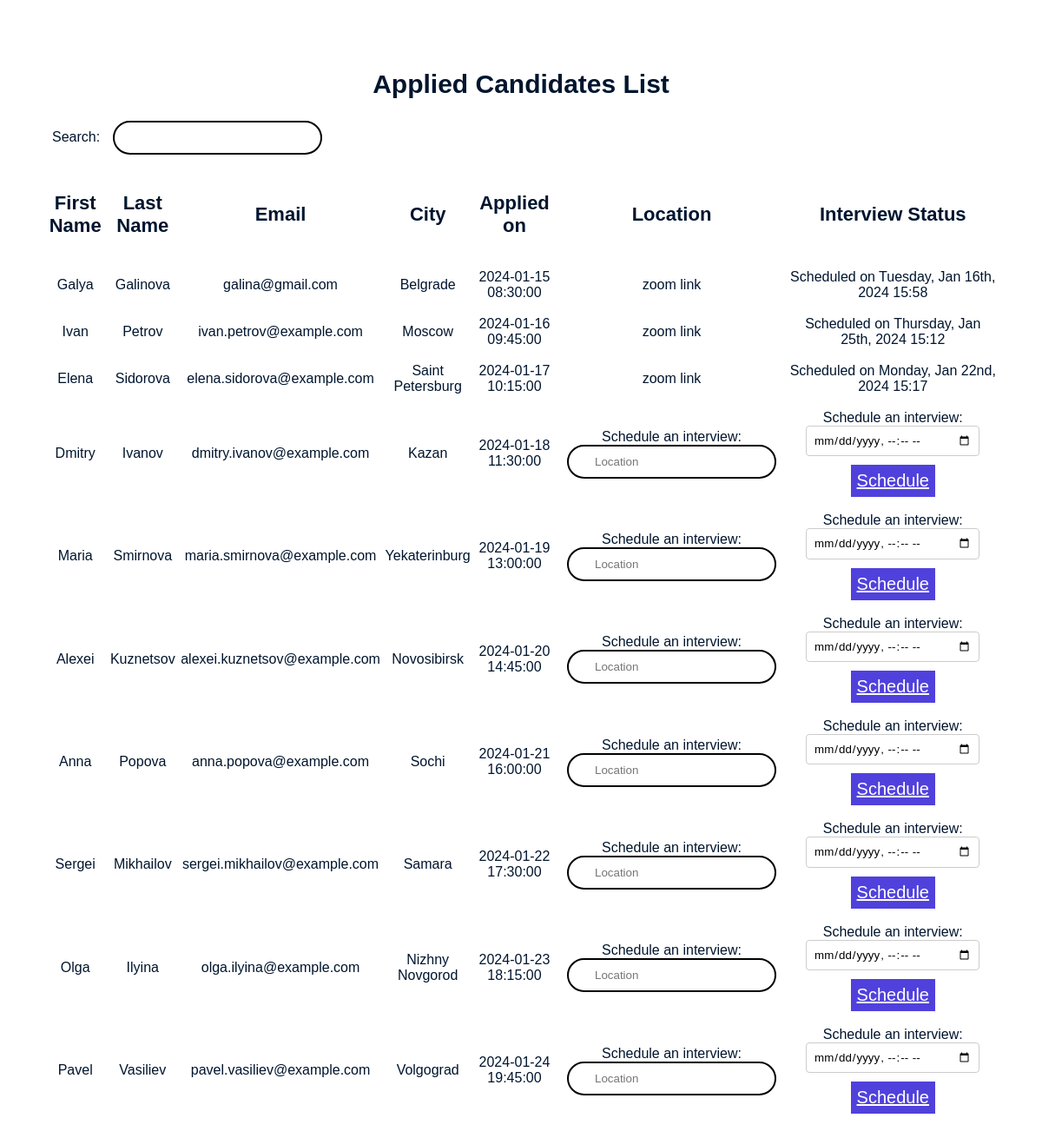
The page /src/includes/applications.php?job_id=2 on the database its author committed.
### tables this page shows
CREATE TABLE `application` (
  `ApplicationID` int(11) NOT NULL,
  `CandidateID` int(11) DEFAULT NULL,
  `JobID` int(11) DEFAULT NULL,
  `ApplicationDateTime` datetime DEFAULT NULL
);

CREATE TABLE `candidate` (
  `CandidateID` int(11) NOT NULL,
  `FirstName` varchar(50) NOT NULL,
  `LastName` varchar(50) NOT NULL,
  `Email` varchar(100) NOT NULL,
  `Username` varchar(50) NOT NULL,
  `HashedPassword` varchar(255) NOT NULL,
  `Gender` enum('Male','Female','Other') DEFAULT NULL,
  `YearOfBirth` int(11) DEFAULT NULL,
  `City` varchar(50) DEFAULT NULL,
  `Address` varchar(255) DEFAULT NULL,
  `ProfilePicture` varchar(255) DEFAULT NULL
);

CREATE TABLE `interview` (
  `InterviewID` int(11) NOT NULL,
  `CandidateID` int(11) DEFAULT NULL,
  `JobID` int(11) DEFAULT NULL,
  `InterviewDateTime` datetime DEFAULT NULL,
  `Location` varchar(255) DEFAULT NULL
);

### src/includes/applications.php (the view, shortened to what this page needs)
<?php
global $conn;
if (isset($_GET['job_id'])) {
    $jobID = $_GET['job_id'];
    include '../includes/db_connection.php';
    $candidatesQuery = "
        SELECT c.CandidateID, c.FirstName, c.LastName, c.Email, c.City, ja.ApplicationDateTime
        FROM Candidate c
        JOIN Application ja ON c.CandidateID = ja.CandidateID
        WHERE ja.JobID = $jobID
    ";
    $candidatesResult = $conn->query($candidatesQuery);
} else {
    header('Location: jobs.php');
    exit();
}
function getInterviewsForCandidateAndJob($candidateID, $jobID) {
    $sql = "SELECT * FROM Interview WHERE CandidateID = $candidateID AND JobID = $jobID";
    global $conn;
    $result = $conn->query($sql);
    return $result;
}
?>
<!DOCTYPE html>
<html lang="en">
<head>
    <link rel="stylesheet" href="../styles/applications.css">
</head>
<body>
<h2>Applied Candidates List</h2>
<?php if ($candidatesResult->num_rows > 0): ?>
    <div id="search-container">
        <label for="search">Search:</label>
        <input type="text" id="search" oninput="filterCandidates()">
    </div>
<div id="applicants-table-container">
    <table>
        <thead>
        <tr>
            <th>First Name</th>
            <th>Last Name</th>
            <th>Email</th>
            <th>City</th>
            <th>Applied on</th>
            <th>Location</th>
            <th>Interview Status</th>
        </tr>
        </thead>
        <tbody>
        <?php while ($candidate = $candidatesResult->fetch_assoc()): ?>
            <?php
            $interviewResult = getInterviewsForCandidateAndJob($candidate['CandidateID'], $jobID);
            $interview = $interviewResult->fetch_assoc();
            ?>
            <tr>
                <td><?= $candidate['FirstName']; ?></td>
                <td><?= $candidate['LastName']; ?></td>
                <td><?= $candidate['Email']; ?></td>
                <td><?= $candidate['City']; ?></td>
                <td><?= $candidate['ApplicationDateTime']; ?></td>
                <td>
                    <?php if ($interview): ?>
                        <?= $interview['Location']; ?>
                    <?php else: ?>
                        <label for="location-interview-<?= $candidate['CandidateID']; ?>">Schedule an interview:</label>
                        <input type="text" id="location-interview-<?= $candidate['CandidateID']; ?>"
                               name="location-interview" placeholder="Location">
                    <?php endif; ?>
                </td>
                <td>
                    <?php if ($interview): ?>
                        Scheduled on <?= (new DateTime($interview['InterviewDateTime']))->format('l, M jS, Y G:i'); ?>
                    <?php else: ?>
                        <label for="schedule-interview-<?= $candidate['CandidateID']; ?>">Schedule an interview:</label>
                        <input type="datetime-local" id="schedule-interview-<?= $candidate['CandidateID']; ?>" name="interviewDateTime">
                        <button onclick="scheduleInterview(<?= $candidate['CandidateID']; ?>)">Schedule</button>
                    <?php endif; ?>
                </td>
            </tr>
        <?php endwhile; ?>
        </tbody>
    </table>
</div>
<?php else: ?>
    <p id="notion">No candidates have applied for this job.</p>
<?php endif; ?>
</body>
</html>

### src/styles/applications.css (style rules this page uses)
:root { --accent-blue: #5041dc; }
body { font-family:Tahoma, sans-serif; font-weight: lighter; background-color: #ffffff; color: #00152e; margin: 0; padding: 0; align-items: center; align-content: center; display: revert; width: 100%; }
h2 { margin-top: 80px; font-size: 30px; font-family: "Cascadia Code", sans-serif; background-color: transparent; text-align: center; }
button { color: white; background-color: var(--accent-blue); border: none; font-family: "Cascadia Code", sans-serif; text-decoration: underline; font-size: 20px; padding: 7px; margin-top: 10px; }
#applicants-table-container { display: grid; align-self: center; align-content: center; font-family: "Cascadia Code", sans-serif; padding: 40px 50px 50px 50px; }
th { color: var(--accent-pink); font-size: 22px; padding-bottom: 20px; }
td { text-align: center; padding-top: 15px; }
input[type="datetime-local"] { font-family: "Cascadia Code", sans-serif; padding: 8px; border: 1px solid #ccc; border-radius: 4px; }
input[type="text"] { font-family: "Cascadia Code", sans-serif; padding: 10px 30px 10px 30px; color: black; border-radius: 4vw; border: solid 2px black; }
#search-container { margin-left: 50px; }
#search-container label { font-family: "Cascadia Code", sans-serif; font-weight: bolder; padding-inline: 10px; }

### rows shown on the page
application: CandidateID.FirstName "Galya", CandidateID.LastName "Galinova", CandidateID.Email "galina@gmail.com", CandidateID.City "Belgrade", ApplicationDateTime "2024-01-15 08:30:00", interview.Location "zoom link", interview.InterviewDateTime "Tuesday, Jan 16th, 2024 15:58"
application: CandidateID.FirstName "Ivan", CandidateID.LastName "Petrov", CandidateID.Email "ivan.petrov@example.com", CandidateID.City "Moscow", ApplicationDateTime "2024-01-16 09:45:00", interview.Location "zoom link", interview.InterviewDateTime "Thursday, Jan 25th, 2024 15:12"
application: CandidateID.FirstName "Elena", CandidateID.LastName "Sidorova", CandidateID.Email "elena.sidorova@example.com", CandidateID.City "Saint Petersburg", ApplicationDateTime "2024-01-17 10:15:00", interview.Location "zoom link", interview.InterviewDateTime "Monday, Jan 22nd, 2024 15:17"
application: CandidateID.FirstName "Dmitry", CandidateID.LastName "Ivanov", CandidateID.Email "dmitry.ivanov@example.com", CandidateID.City "Kazan", ApplicationDateTime "2024-01-18 11:30:00"
application: CandidateID.FirstName "Maria", CandidateID.LastName "Smirnova", CandidateID.Email "maria.smirnova@example.com", CandidateID.City "Yekaterinburg", ApplicationDateTime "2024-01-19 13:00:00"
application: CandidateID.FirstName "Alexei", CandidateID.LastName "Kuznetsov", CandidateID.Email "alexei.kuznetsov@example.com", CandidateID.City "Novosibirsk", ApplicationDateTime "2024-01-20 14:45:00"
application: CandidateID.FirstName "Anna", CandidateID.LastName "Popova", CandidateID.Email "anna.popova@example.com", CandidateID.City "Sochi", ApplicationDateTime "2024-01-21 16:00:00"
application: CandidateID.FirstName "Sergei", CandidateID.LastName "Mikhailov", CandidateID.Email "sergei.mikhailov@example.com", CandidateID.City "Samara", ApplicationDateTime "2024-01-22 17:30:00"
application: CandidateID.FirstName "Olga", CandidateID.LastName "Ilyina", CandidateID.Email "olga.ilyina@example.com", CandidateID.City "Nizhny Novgorod", ApplicationDateTime "2024-01-23 18:15:00"
application: CandidateID.FirstName "Pavel", CandidateID.LastName "Vasiliev", CandidateID.Email "pavel.vasiliev@example.com", CandidateID.City "Volgograd", ApplicationDateTime "2024-01-24 19:45:00"
